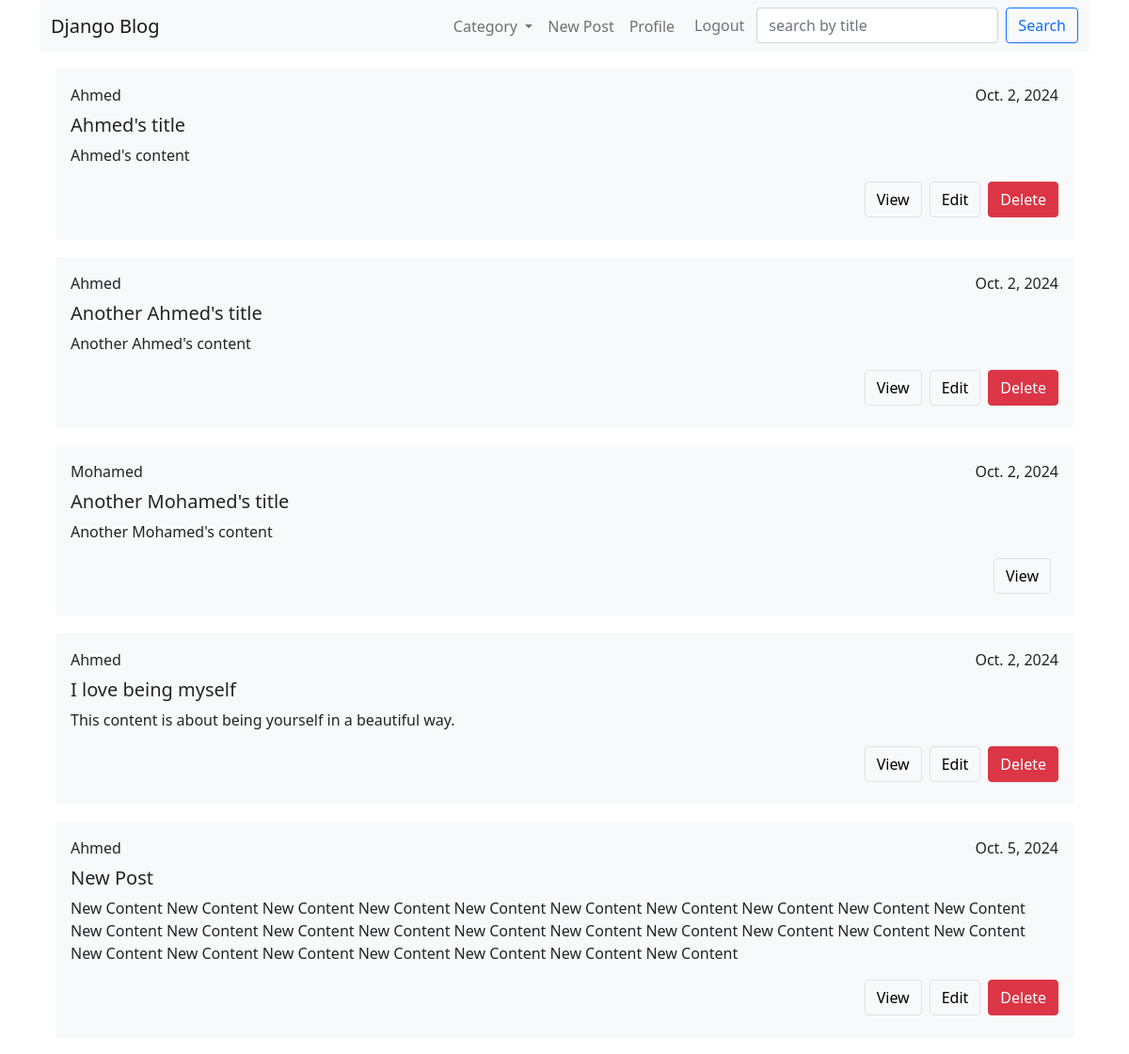
The app's page / (signed in) with its own data.
### blog/models.py (models this page shows, shortened)
class Post(models.Model):
    content = models.TextField(null=False)
    title = models.CharField(max_length=255)
    category = models.ForeignKey(Category,on_delete=models.PROTECT)
    author = models.ForeignKey(User,on_delete=models.CASCADE,null=True)
    created_at = models.DateField(auto_now_add=True)
    updated_at = models.DateField(auto_now=True)

### blog/views.py (the view)
# urls.py: path('',list_post_view,name='list_posts'),
def list_post_view(request):
    if request.method == "POST":
        query = request.POST['query_search']
        if query:
            posts = Post.objects.filter(title__icontains=query)
    else:
        posts = Post.objects.all()
    return render(request,'post/listPosts.html',{'posts':posts})

### blog/custom_context.py (called while the page is built)
def categoryView(request):
    categories = Category.objects.all()
    return {'categories':categories}

### blog/models.py (called while the page is built)
    def __str__(self):
        return self.name

### blog/templates/post/listPosts.html (shortened to what this page needs)
{% extends 'base.html' %} {% block content %} {% for post in posts %}
<div class="bg-light border rounded  border-white m-3 c">
    <div class="right  p-3">
        <div class="d-flex justify-content-between mb-2">
            <span>{{ post.author }}</span>
            <span>{{ post.created_at }}</span>
        </div>
        <h5>{{ post.title }}</h5>
        <p>{{ post.content }}</p>
        <div class="d-flex justify-content-end mb-2">
            <a href="{% url 'view_post' post.id %}" class="btn btn-light border me-2">View</a> {% if post.author_id == user.id %}
            <a href="{% url 'update_post' post.id %}" class="btn btn-light border me-2">Edit</a>
            <form action="{% url 'delete_post' post.id %}" method="post" style="display: inline;">
                <button type="submit" class="btn btn-danger rounded">Delete</button>
            </form>
            {% endif %}
        </div>
    </div>
</div>
{% endfor %} {% endblock content %}

### static/css/main.css (style rules this page uses)
* { box-sizing: border-box; margin: 0; padding: 0; }
body { font-family: Arial, Helvetica, sans-serif; }

### records on screen
Post: author "Ahmed", created_at "Oct. 2, 2024", title "Ahmed's title", content "Ahmed's content", shows "Edit"
Post: author "Ahmed", created_at "Oct. 2, 2024", title "Another Ahmed's title", content "Another Ahmed's content", shows "Edit"
Post: author "Mohamed", created_at "Oct. 2, 2024", title "Another Mohamed's title", content "Another Mohamed's content"
Post: author "Ahmed", created_at "Oct. 2, 2024", title "I love being myself", content "This content is about being yourself in a beautiful way.", shows "Edit"
Post: author "Ahmed", created_at "Oct. 5, 2024", title "New Post", content "New Content New Content New Content New Content New Content New Content New Content New Content New Content New Content New Content New Content New Content New Content New Content New Content New Content New Content New Content New Content New Content New Content New Content New Content New Content New Content New Content", shows "Edit"
